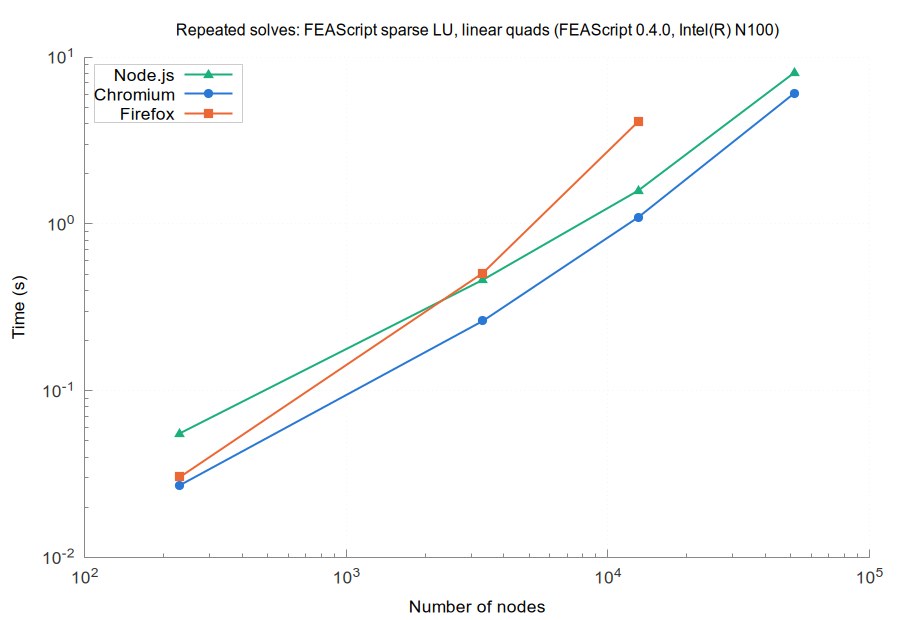

Write gnuplot code to recreate this figure.
set terminal pngcairo size 900,620 font 'Arial,13'
set border 3 lc rgb '#888888'; set tics nomirror tc rgb '#333333'
set grid lc rgb '#e6e6e6' lw 1; set key top left box lc rgb '#cccccc' opaque
set logscale xy; set format y '10^{%L}'; set format x '10^{%L}'
set output 'browsers_FEAScript_sparse_LU_linear_quads_repeated.png'
set title 'Repeated solves: FEAScript sparse LU, linear quads (FEAScript 0.4.0, Intel(R) N100)' font 'Arial,12'
set xlabel 'Number of nodes'
set ylabel 'Time (s)'
plot 'browsers_FEAScript_sparse_LU_linear_quads_repeated_node.dat' u 1:2 w lp lw 2 pt 9 ps 1.2 lc rgb '#1baf7a' t 'Node.js', \
     'browsers_FEAScript_sparse_LU_linear_quads_repeated_chromium.dat' u 1:2 w lp lw 2 pt 7 ps 1.2 lc rgb '#2a78d6' t 'Chromium', \
     'browsers_FEAScript_sparse_LU_linear_quads_repeated_firefox.dat' u 1:2 w lp lw 2 pt 5 ps 1.2 lc rgb '#eb6834' t 'Firefox'
